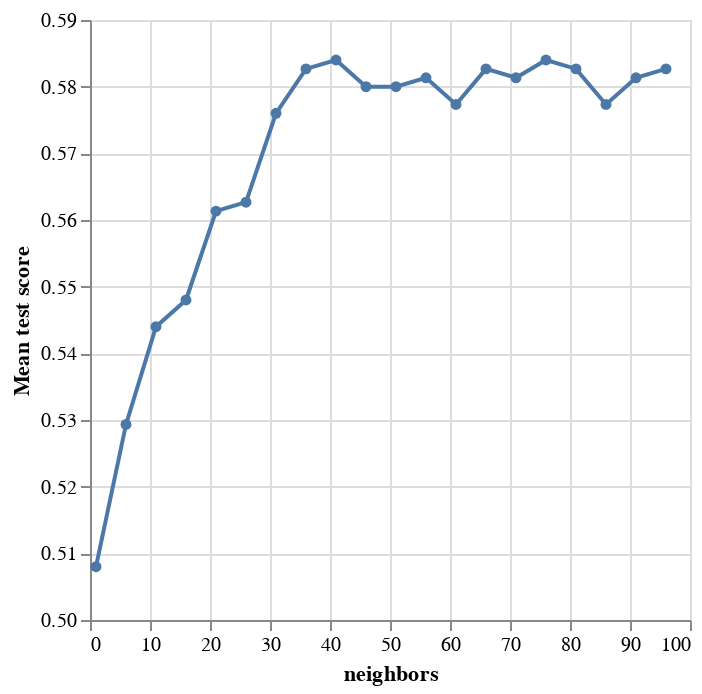

Write notebook code for a chart like this one.
### Code cell
accuracy_versus_k_grid = alt.Chart(accuracies_grid).mark_line(point=True).encode(
    x=alt.X("param_kneighborsclassifier__n_neighbors")
        .title("neighbors")
        .scale(zero=False),
    y=alt.Y("mean_test_score")
        .title("Mean test score")
        .scale(zero=False)
)
accuracy_versus_k_grid

### Figure 1 — Vega-Lite specification as saved in the notebook (floating-point values rounded to 4 significant figures)
{"config": {"view": {"continuousWidth": 300, "continuousHeight": 300}}, "data": {"name": "data-7d7af8133cfe3747f18020c2a05f6141"}, "mark": {"type": "line", "point": true}, "encoding": {"x": {"field": "param_kneighborsclassifier__n_neighbors", "scale": {"zero": false}, "title": "neighbors", "type": "quantitative"}, "y": {"field": "mean_test_score", "scale": {"zero": false}, "title": "Mean test score", "type": "quantitative"}}, "$schema": "https://vega.github.io/schema/vega-lite/v5.16.3.json", "datasets": {"data-7d7af8133cfe3747f18020c2a05f6141": [{"mean_fit_time": 0.007345, "std_fit_time": 0.0004843, "mean_score_time": 0.005966, "std_score_time": 0.001555, "param_kneighborsclassifier__n_neighbors": 1, "params": {"kneighborsclassifier__n_neighbors": 1}, "split0_test_score": 0.6667, "split1_test_score": 0.4333, "split2_test_score": 0.5, "split3_test_score": 0.6333, "split4_test_score": 0.6333, "split5_test_score": 0.6, "split6_test_score": 0.6, "split7_test_score": 0.5, "split8_test_score": 0.5333, "split9_test_score": 0.4333, "split10_test_score": 0.5, "split11_test_score": 0.3667, "split12_test_score": 0.4667, "split13_test_score": 0.6, "split14_test_score": 0.6, "split15_test_score": 0.6, "split16_test_score": 0.5, "split17_test_score": 0.5667, "split18_test_score": 0.4, "split19_test_score": 0.4333, "split20_test_score": 0.3333, "split21_test_score": 0.4, "split22_test_score": 0.4333, "split23_test_score": 0.5, "split24_test_score": 0.4667, "mean_test_score": 0.508, "std_test_score": 0.09008, "rank_test_score": 20}, {"mean_fit_time": 0.007179, "std_fit_time": 0.0006174, "mean_score_time": 0.005785, "std_score_time": 0.0006241, "param_kneighborsclassifier__n_neighbors": 6, "params": {"kneighborsclassifier__n_neighbors": 6}, "split0_test_score": 0.5333, "split1_test_score": 0.5667, "split2_test_score": 0.6333, "split3_test_score": 0.5333, "split4_test_score": 0.4333, "split5_test_score": 0.6333, "split6_test_score": 0.4667, "split7_test_score": 0.5667, "split8_test_score": 0.5, "split9_test_score": 0.4667, "split10_test_score": 0.5, "split11_test_score": 0.5, "split12_test_score": 0.5333, "split13_test_score": 0.5667, "split14_test_score": 0.6667, "split15_test_score": 0.6333, "split16_test_score": 0.5, "split17_test_score": 0.5, "split18_test_score": 0.5667, "split19_test_score": 0.5333, "split20_test_score": 0.5333, "split21_test_score": 0.4333, "split22_test_score": 0.4333, "split23_test_score": 0.4667, "split24_test_score": 0.5333, "mean_test_score": 0.5293, "std_test_score": 0.06347, "rank_test_score": 19}, {"mean_fit_time": 0.006835, "std_fit_time": 0.0004272, "mean_score_time": 0.005571, "std_score_time": 0.0004042, "param_kneighborsclassifier__n_neighbors": 11, "params": {"kneighborsclassifier__n_neighbors": 11}, "split0_test_score": 0.4667, "split1_test_score": 0.5667, "split2_test_score": 0.6667, "split3_test_score": 0.6, "split4_test_score": 0.5667, "split5_test_score": 0.6667, "split6_test_score": 0.4333, "split7_test_score": 0.6667, "split8_test_score": 0.5333, "split9_test_score": 0.4667, "split10_test_score": 0.6, "split11_test_score": 0.5333, "split12_test_score": 0.5333, "split13_test_score": 0.5, "split14_test_score": 0.6, "split15_test_score": 0.6333, "split16_test_score": 0.4333, "split17_test_score": 0.5667, "split18_test_score": 0.5667, "split19_test_score": 0.4667, "split20_test_score": 0.5667, "split21_test_score": 0.5333, "split22_test_score": 0.4, "split23_test_score": 0.5333, "split24_test_score": 0.5, "mean_test_score": 0.544, "std_test_score": 0.07286, "rank_test_score": 18}, {"mean_fit_time": 0.007304, "std_fit_time": 0.0005801, "mean_score_time": 0.006098, "std_score_time": 0.0004192, "param_kneighborsclassifier__n_neighbors": 16, "params": {"kneighborsclassifier__n_neighbors": 16}, "split0_test_score": 0.5333, "split1_test_score": 0.5667, "split2_test_score": 0.5667, "split3_test_score": 0.5667, "split4_test_score": 0.5667, "split5_test_score": 0.6667, "split6_test_score": 0.4333, "split7_test_score": 0.6333, "split8_test_score": 0.5667, "split9_test_score": 0.5333, "split10_test_score": 0.6, "split11_test_score": 0.6, "split12_test_score": 0.5333, "split13_test_score": 0.5333, "split14_test_score": 0.5, "split15_test_score": 0.6333, "split16_test_score": 0.5, "split17_test_score": 0.6, "split18_test_score": 0.5667, "split19_test_score": 0.3667, "split20_test_score": 0.5667, "split21_test_score": 0.5, "split22_test_score": 0.5333, "split23_test_score": 0.4667, "split24_test_score": 0.5667, "mean_test_score": 0.548, "std_test_score": 0.0633, "rank_test_score": 17}, {"mean_fit_time": 0.008064, "std_fit_time": 0.003984, "mean_score_time": 0.006586, "std_score_time": 0.00279, "param_kneighborsclassifier__n_neighbors": 21, "params": {"kneighborsclassifier__n_neighbors": 21}, "split0_test_score": 0.5, "split1_test_score": 0.6, "split2_test_score": 0.6333, "split3_test_score": 0.5667, "split4_test_score": 0.5333, "split5_test_score": 0.7333, "split6_test_score": 0.5333, "split7_test_score": 0.7, "split8_test_score": 0.6333, "split9_test_score": 0.5667, "split10_test_score": 0.5667, "split11_test_score": 0.5333, "split12_test_score": 0.5, "split13_test_score": 0.6667, "split14_test_score": 0.5667, "split15_test_score": 0.6, "split16_test_score": 0.4667, "split17_test_score": 0.5667, "split18_test_score": 0.5333, "split19_test_score": 0.4667, "split20_test_score": 0.6, "split21_test_score": 0.4667, "split22_test_score": 0.4333, "split23_test_score": 0.5333, "split24_test_score": 0.5333, "mean_test_score": 0.5613, "std_test_score": 0.07222, "rank_test_score": 16}, {"mean_fit_time": 0.0109, "std_fit_time": 0.01075, "mean_score_time": 0.00947, "std_score_time": 0.009126, "param_kneighborsclassifier__n_neighbors": 26, "params": {"kneighborsclassifier__n_neighbors": 26}, "split0_test_score": 0.5333, "split1_test_score": 0.6, "split2_test_score": 0.6, "split3_test_score": 0.5333, "split4_test_score": 0.5333, "split5_test_score": 0.7, "split6_test_score": 0.5, "split7_test_score": 0.7333, "split8_test_score": 0.5333, "split9_test_score": 0.5667, "split10_test_score": 0.5667, "split11_test_score": 0.6333, "split12_test_score": 0.5333, "split13_test_score": 0.6333, "split14_test_score": 0.6333, "split15_test_score": 0.6, "split16_test_score": 0.5333, "split17_test_score": 0.5333, "split18_test_score": 0.5333, "split19_test_score": 0.3667, "split20_test_score": 0.5667, "split21_test_score": 0.5333, "split22_test_score": 0.4333, "split23_test_score": 0.5667, "split24_test_score": 0.5667, "mean_test_score": 0.5627, "std_test_score": 0.07322, "rank_test_score": 15}, {"mean_fit_time": 0.00905, "std_fit_time": 0.004303, "mean_score_time": 0.007633, "std_score_time": 0.003899, "param_kneighborsclassifier__n_neighbors": 31, "params": {"kneighborsclassifier__n_neighbors": 31}, "split0_test_score": 0.5333, "split1_test_score": 0.5667, "split2_test_score": 0.6667, "split3_test_score": 0.6, "split4_test_score": 0.5667, "split5_test_score": 0.7, "split6_test_score": 0.5, "split7_test_score": 0.7333, "split8_test_score": 0.5, "split9_test_score": 0.5667, "split10_test_score": 0.5667, "split11_test_score": 0.6, "split12_test_score": 0.5333, "split13_test_score": 0.6333, "split14_test_score": 0.6667, "split15_test_score": 0.6667, "split16_test_score": 0.5667, "split17_test_score": 0.5667, "split18_test_score": 0.5667, "split19_test_score": 0.4, "split20_test_score": 0.5667, "split21_test_score": 0.5667, "split22_test_score": 0.4333, "split23_test_score": 0.5667, "split24_test_score": 0.5667, "mean_test_score": 0.576, "std_test_score": 0.07395, "rank_test_score": 14}, {"mean_fit_time": 0.008098, "std_fit_time": 0.006819, "mean_score_time": 0.005564, "std_score_time": 0.0001937, "param_kneighborsclassifier__n_neighbors": 36, "params": {"kneighborsclassifier__n_neighbors": 36}, "split0_test_score": 0.5667, "split1_test_score": 0.5667, "split2_test_score": 0.6333, "split3_test_score": 0.6667, "split4_test_score": 0.5667, "split5_test_score": 0.7, "split6_test_score": 0.5333, "split7_test_score": 0.7, "split8_test_score": 0.5, "split9_test_score": 0.5667, "split10_test_score": 0.6, "split11_test_score": 0.6333, "split12_test_score": 0.5, "split13_test_score": 0.7, "split14_test_score": 0.6333, "split15_test_score": 0.7, "split16_test_score": 0.5333, "split17_test_score": 0.5667, "split18_test_score": 0.5667, "split19_test_score": 0.3667, "split20_test_score": 0.6, "split21_test_score": 0.5667, "split22_test_score": 0.5, "split23_test_score": 0.5333, "split24_test_score": 0.5667, "mean_test_score": 0.5827, "std_test_score": 0.07666, "rank_test_score": 3}, {"mean_fit_time": 0.006706, "std_fit_time": 0.0003502, "mean_score_time": 0.005623, "std_score_time": 0.0002739, "param_kneighborsclassifier__n_neighbors": 41, "params": {"kneighborsclassifier__n_neighbors": 41}, "split0_test_score": 0.5333, "split1_test_score": 0.5667, "split2_test_score": 0.7, "split3_test_score": 0.6333, "split4_test_score": 0.5333, "split5_test_score": 0.6667, "split6_test_score": 0.5333, "split7_test_score": 0.7333, "split8_test_score": 0.5667, "split9_test_score": 0.6, "split10_test_score": 0.6333, "split11_test_score": 0.6, "split12_test_score": 0.5, "split13_test_score": 0.6333, "split14_test_score": 0.6, "split15_test_score": 0.7, "split16_test_score": 0.5333, "split17_test_score": 0.5667, "split18_test_score": 0.5333, "split19_test_score": 0.3667, "split20_test_score": 0.6, "split21_test_score": 0.5667, "split22_test_score": 0.5, "split23_test_score": 0.5667, "split24_test_score": 0.6333, "mean_test_score": 0.584, "std_test_score": 0.0755, "rank_test_score": 1}, {"mean_fit_time": 0.00837, "std_fit_time": 0.003104, "mean_score_time": 0.006113, "std_score_time": 0.0007475, "param_kneighborsclassifier__n_neighbors": 46, "params": {"kneighborsclassifier__n_neighbors": 46}, "split0_test_score": 0.5333, "split1_test_score": 0.5667, "split2_test_score": 0.6333, "split3_test_score": 0.6333, "split4_test_score": 0.5333, "split5_test_score": 0.6667, "split6_test_score": 0.5333, "split7_test_score": 0.7333, "split8_test_score": 0.5667, "split9_test_score": 0.6, "split10_test_score": 0.6, "split11_test_score": 0.6, "split12_test_score": 0.5, "split13_test_score": 0.6667, "split14_test_score": 0.6, "split15_test_score": 0.7, "split16_test_score": 0.5333, "split17_test_score": 0.5667, "split18_test_score": 0.5333, "split19_test_score": 0.3667, "split20_test_score": 0.5667, "split21_test_score": 0.5667, "split22_test_score": 0.5, "split23_test_score": 0.5667, "split24_test_score": 0.6333, "mean_test_score": 0.58, "std_test_score": 0.07303, "rank_test_score": 10}, {"mean_fit_time": 0.008354, "std_fit_time": 0.003816, "mean_score_time": 0.00634, "std_score_time": 0.0008537, "param_kneighborsclassifier__n_neighbors": 51, "params": {"kneighborsclassifier__n_neighbors": 51}, "split0_test_score": 0.5667, "split1_test_score": 0.5667, "split2_test_score": 0.6667, "split3_test_score": 0.6333, "split4_test_score": 0.5667, "split5_test_score": 0.6667, "split6_test_score": 0.5667, "split7_test_score": 0.6667, "split8_test_score": 0.5667, "split9_test_score": 0.5667, "split10_test_score": 0.6333, "split11_test_score": 0.6, "split12_test_score": 0.5, "split13_test_score": 0.6667, "split14_test_score": 0.6, "split15_test_score": 0.7, "split16_test_score": 0.5, "split17_test_score": 0.5667, "split18_test_score": 0.5667, "split19_test_score": 0.3667, "split20_test_score": 0.5333, "split21_test_score": 0.5667, "split22_test_score": 0.5, "split23_test_score": 0.5333, "split24_test_score": 0.6333, "mean_test_score": 0.58, "std_test_score": 0.07055, "rank_test_score": 10}, {"mean_fit_time": 0.007154, "std_fit_time": 0.0006055, "mean_score_time": 0.006123, "std_score_time": 0.0006418, "param_kneighborsclassifier__n_neighbors": 56, "params": {"kneighborsclassifier__n_neighbors": 56}, "split0_test_score": 0.5667, "split1_test_score": 0.5667, "split2_test_score": 0.6333, "split3_test_score": 0.6, "split4_test_score": 0.5667, "split5_test_score": 0.6667, "split6_test_score": 0.5333, "split7_test_score": 0.6667, "split8_test_score": 0.5667, "split9_test_score": 0.6, "split10_test_score": 0.6333, "split11_test_score": 0.6, "split12_test_score": 0.5, "split13_test_score": 0.6667, "split14_test_score": 0.6333, "split15_test_score": 0.7, "split16_test_score": 0.5, "split17_test_score": 0.5667, "split18_test_score": 0.5333, "split19_test_score": 0.4, "split20_test_score": 0.5667, "split21_test_score": 0.6, "split22_test_score": 0.5, "split23_test_score": 0.5333, "split24_test_score": 0.6333, "mean_test_score": 0.5813, "std_test_score": 0.06605, "rank_test_score": 8}, {"mean_fit_time": 0.007034, "std_fit_time": 0.0007966, "mean_score_time": 0.006235, "std_score_time": 0.001265, "param_kneighborsclassifier__n_neighbors": 61, "params": {"kneighborsclassifier__n_neighbors": 61}, "split0_test_score": 0.5667, "split1_test_score": 0.5667, "split2_test_score": 0.6, "split3_test_score": 0.5333, "split4_test_score": 0.5667, "split5_test_score": 0.6667, "split6_test_score": 0.5667, "split7_test_score": 0.7, "split8_test_score": 0.5667, "split9_test_score": 0.6, "split10_test_score": 0.6333, "split11_test_score": 0.5667, "split12_test_score": 0.5, "split13_test_score": 0.6667, "split14_test_score": 0.6, "split15_test_score": 0.6667, "split16_test_score": 0.5, "split17_test_score": 0.5667, "split18_test_score": 0.5333, "split19_test_score": 0.3333, "split20_test_score": 0.5667, "split21_test_score": 0.6333, "split22_test_score": 0.5333, "split23_test_score": 0.5667, "split24_test_score": 0.6333, "mean_test_score": 0.5773, "std_test_score": 0.07163, "rank_test_score": 12}, {"mean_fit_time": 0.007831, "std_fit_time": 0.003364, "mean_score_time": 0.008034, "std_score_time": 0.009442, "param_kneighborsclassifier__n_neighbors": 66, "params": {"kneighborsclassifier__n_neighbors": 66}, "split0_test_score": 0.6, "split1_test_score": 0.5667, "split2_test_score": 0.6333, "split3_test_score": 0.5667, "split4_test_score": 0.5667, "split5_test_score": 0.6667, "split6_test_score": 0.5667, "split7_test_score": 0.6667, "split8_test_score": 0.6, "split9_test_score": 0.6, "split10_test_score": 0.6333, "split11_test_score": 0.5667, "split12_test_score": 0.5, "split13_test_score": 0.6667, "split14_test_score": 0.6333, "split15_test_score": 0.6667, "split16_test_score": 0.5, "split17_test_score": 0.5667, "split18_test_score": 0.5333, "split19_test_score": 0.3667, "split20_test_score": 0.5333, "split21_test_score": 0.6, "split22_test_score": 0.5333, "split23_test_score": 0.5667, "split24_test_score": 0.6667, "mean_test_score": 0.5827, "std_test_score": 0.06741, "rank_test_score": 4}, {"mean_fit_time": 0.01314, "std_fit_time": 0.01467, "mean_score_time": 0.007067, "std_score_time": 0.003177, "param_kneighborsclassifier__n_neighbors": 71, "params": {"kneighborsclassifier__n_neighbors": 71}, "split0_test_score": 0.5667, "split1_test_score": 0.5667, "split2_test_score": 0.6667, "split3_test_score": 0.5333, "split4_test_score": 0.5667, "split5_test_score": 0.6333, "split6_test_score": 0.5667, "split7_test_score": 0.7, "split8_test_score": 0.6, "split9_test_score": 0.6, "split10_test_score": 0.6333, "split11_test_score": 0.5667, "split12_test_score": 0.5, "split13_test_score": 0.6333, "split14_test_score": 0.6333, "split15_test_score": 0.6667, "split16_test_score": 0.5, "split17_test_score": 0.5667, "split18_test_score": 0.5667, "split19_test_score": 0.4, "split20_test_score": 0.5333, "split21_test_score": 0.5333, "split22_test_score": 0.5667, "split23_test_score": 0.5667, "split24_test_score": 0.6667, "mean_test_score": 0.5813, "std_test_score": 0.064, "rank_test_score": 8}, {"mean_fit_time": 0.007056, "std_fit_time": 0.0005343, "mean_score_time": 0.00657, "std_score_time": 0.00128, "param_kneighborsclassifier__n_neighbors": 76, "params": {"kneighborsclassifier__n_neighbors": 76}, "split0_test_score": 0.5667, "split1_test_score": 0.5667, "split2_test_score": 0.6667, "split3_test_score": 0.5333, "split4_test_score": 0.5667, "split5_test_score": 0.6333, "split6_test_score": 0.5667, "split7_test_score": 0.7, "split8_test_score": 0.6, "split9_test_score": 0.6, "split10_test_score": 0.6333, "split11_test_score": 0.5667, "split12_test_score": 0.5, "split13_test_score": 0.6, "split14_test_score": 0.6333, "split15_test_score": 0.6667, "split16_test_score": 0.5, "split17_test_score": 0.5667, "split18_test_score": 0.5667, "split19_test_score": 0.4, "split20_test_score": 0.5667, "split21_test_score": 0.5667, "split22_test_score": 0.5667, "split23_test_score": 0.6, "split24_test_score": 0.6667, "mean_test_score": 0.584, "std_test_score": 0.06191, "rank_test_score": 1}, {"mean_fit_time": 0.008455, "std_fit_time": 0.001606, "mean_score_time": 0.008188, "std_score_time": 0.004226, "param_kneighborsclassifier__n_neighbors": 81, "params": {"kneighborsclassifier__n_neighbors": 81}, "split0_test_score": 0.5667, "split1_test_score": 0.6, "split2_test_score": 0.6667, "split3_test_score": 0.5333, "split4_test_score": 0.5333, "split5_test_score": 0.6333, "split6_test_score": 0.5667, "split7_test_score": 0.6667, "split8_test_score": 0.6, "split9_test_score": 0.6, "split10_test_score": 0.6333, "split11_test_score": 0.5333, "split12_test_score": 0.5, "split13_test_score": 0.6, "split14_test_score": 0.6333, "split15_test_score": 0.6667, "split16_test_score": 0.5, "split17_test_score": 0.5667, "split18_test_score": 0.5667, "split19_test_score": 0.4667, "split20_test_score": 0.5667, "split21_test_score": 0.5667, "split22_test_score": 0.5333, "split23_test_score": 0.6, "split24_test_score": 0.6667, "mean_test_score": 0.5827, "std_test_score": 0.05507, "rank_test_score": 4}, {"mean_fit_time": 0.007505, "std_fit_time": 0.001274, "mean_score_time": 0.006817, "std_score_time": 0.001247, "param_kneighborsclassifier__n_neighbors": 86, "params": {"kneighborsclassifier__n_neighbors": 86}, "split0_test_score": 0.6, "split1_test_score": 0.6, "split2_test_score": 0.6667, "split3_test_score": 0.5333, "split4_test_score": 0.5333, "split5_test_score": 0.6333, "split6_test_score": 0.5667, "split7_test_score": 0.6333, "split8_test_score": 0.6, "split9_test_score": 0.6, "split10_test_score": 0.6, "split11_test_score": 0.5667, "split12_test_score": 0.5, "split13_test_score": 0.6, "split14_test_score": 0.6, "split15_test_score": 0.6667, "split16_test_score": 0.5, "split17_test_score": 0.5667, "split18_test_score": 0.5667, "split19_test_score": 0.4667, "split20_test_score": 0.5667, "split21_test_score": 0.5, "split22_test_score": 0.5333, "split23_test_score": 0.5667, "split24_test_score": 0.6667, "mean_test_score": 0.5773, "std_test_score": 0.0531, "rank_test_score": 12}, {"mean_fit_time": 0.008711, "std_fit_time": 0.003821, "mean_score_time": 0.007105, "std_score_time": 0.001103, "param_kneighborsclassifier__n_neighbors": 91, "params": {"kneighborsclassifier__n_neighbors": 91}, "split0_test_score": 0.6, "split1_test_score": 0.6, "split2_test_score": 0.6, "split3_test_score": 0.5667, "split4_test_score": 0.6333, "split5_test_score": 0.6, "split6_test_score": 0.5333, "split7_test_score": 0.6333, "split8_test_score": 0.6333, "split9_test_score": 0.6333, "split10_test_score": 0.5333, "split11_test_score": 0.6, "split12_test_score": 0.5, "split13_test_score": 0.6333, "split14_test_score": 0.6333, "split15_test_score": 0.6667, "split16_test_score": 0.5, "split17_test_score": 0.5667, "split18_test_score": 0.5667, "split19_test_score": 0.5, "split20_test_score": 0.5667, "split21_test_score": 0.5333, "split22_test_score": 0.5, "split23_test_score": 0.6, "split24_test_score": 0.6, "mean_test_score": 0.5813, "std_test_score": 0.04906, "rank_test_score": 7}, {"mean_fit_time": 0.007179, "std_fit_time": 0.0006934, "mean_score_time": 0.006753, "std_score_time": 0.001362, "param_kneighborsclassifier__n_neighbors": 96, "params": {"kneighborsclassifier__n_neighbors": 96}, "split0_test_score": 0.6, "split1_test_score": 0.6, "split2_test_score": 0.6, "split3_test_score": 0.5333, "split4_test_score": 0.6, "split5_test_score": 0.6333, "split6_test_score": 0.5333, "split7_test_score": 0.6333, "split8_test_score": 0.6333, "split9_test_score": 0.6, "split10_test_score": 0.5333, "split11_test_score": 0.6, "split12_test_score": 0.5, "split13_test_score": 0.6667, "split14_test_score": 0.6, "split15_test_score": 0.6333, "split16_test_score": 0.5, "split17_test_score": 0.6, "split18_test_score": 0.5667, "split19_test_score": 0.5, "split20_test_score": 0.6, "split21_test_score": 0.5333, "split22_test_score": 0.5333, "split23_test_score": 0.6333, "split24_test_score": 0.6, "mean_test_score": 0.5827, "std_test_score": 0.04725, "rank_test_score": 4}]}}
